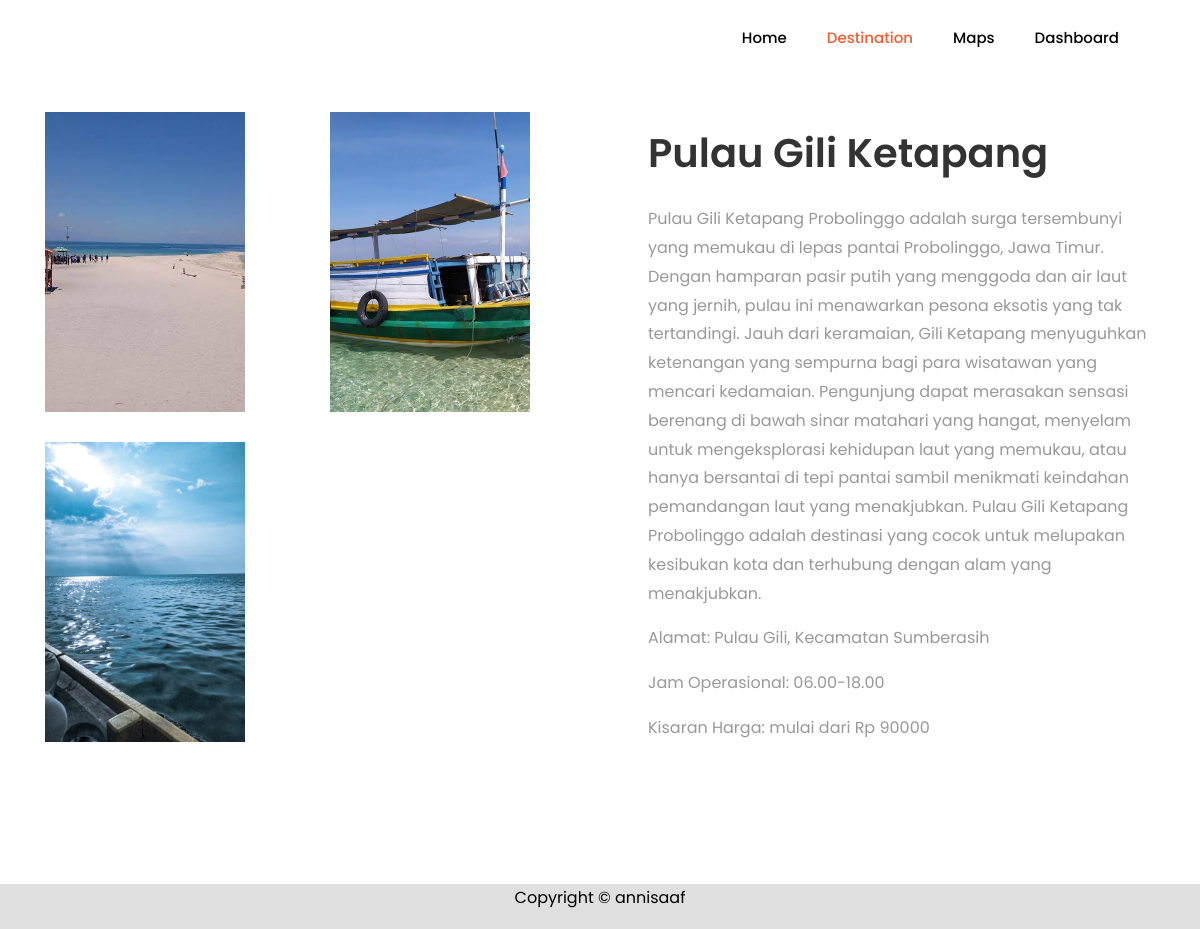
Page /tugas_akhir/konten/LK00003.php on the committed database.
### tables this page shows
CREATE TABLE `tb_konten` (
  `id_konten` varchar(255) NOT NULL,
  `id` varchar(255) NOT NULL,
  `deskripsi` longtext NOT NULL,
  `gambar_1` varchar(255) NOT NULL,
  `gambar_2` varchar(255) NOT NULL,
  `gambar_3` varchar(255) NOT NULL,
  `gambar_4` varchar(255) NOT NULL
);

CREATE TABLE `tb_lokasi` (
  `id` varchar(11) NOT NULL,
  `nama` varchar(255) NOT NULL,
  `gambar` varchar(255) NOT NULL,
  `kategori` varchar(255) NOT NULL,
  `lokasi` varchar(999) NOT NULL,
  `rate` varchar(100) NOT NULL,
  `kisaran_harga` varchar(100) NOT NULL,
  `jam_buka` varchar(255) NOT NULL,
  `latitude` varchar(255) NOT NULL,
  `longitude` varchar(255) NOT NULL,
  `redirect_link` varchar(255) NOT NULL
);

### tugas_akhir/konten/LK00003.php (the view, shortened to what this page needs)
<!DOCTYPE html>
<html lang="en">
<head>
	<link rel="stylesheet" href="https://stackpath.bootstrapcdn.com/font-awesome/4.7.0/css/font-awesome.min.css">
	<link rel="stylesheet" href="../css/animate.css">
	<link rel="stylesheet" href="../css/owl.carousel.min.css">
	<link rel="stylesheet" href="../css/owl.theme.default.min.css">
	<link rel="stylesheet" href="../css/magnific-popup.css">
	<link rel="stylesheet" href="../css/bootstrap-datepicker.css">
	<link rel="stylesheet" href="../css/jquery.timepicker.css">
	<link rel="stylesheet" href="../css/flaticon.css">
	<link rel="stylesheet" href="../css/style.css">
</head>
<body>
	<nav class="navbar navbar-expand-lg navbar-dark ftco_navbar bg-dark ftco-navbar-light" id="ftco-navbar">
		<div class="container">
			<div class="collapse navbar-collapse" id="ftco-nav">
				<ul class="navbar-nav ml-auto">
					<li class="nav-item"><a href="/tugas_akhir/index.php" class="nav-link" style="color:black;">Home</a></li>
					<li class="nav-item active"><a href="/tugas_akhir/destination.php" class="nav-link">Destination</a></li>
					<li class="nav-item"><a href="/tugas_akhir/mappings.php" class="nav-link" style="color:black;">Maps</a></li>
					<li class="nav-item"><a href="/tugas_akhir/dashboard-t/aplikasi/admin/dashboard.php" class="nav-link" style="color:black;">Dashboard</a></li>
				</ul>
			</div>
		</div>
	</nav>
    <?php
	include "../koneksi.php";
		$query =  mysqli_query($koneksi, 'SELECT * FROM tb_konten b INNER JOIN tb_lokasi j ON b.id = j.id WHERE b.id = "LK00003"');
		while ($d = mysqli_fetch_assoc($query)) {
	?>
		<section class="ftco-section services-section">
			<div class="container">
				<div class="row d-flex">
					<div class="col-md-6 order-md-last heading-section pl-md-5 ftco-animate d-flex align-items-center">
						<div class="w-100">
							<h2 class="mb-4"><?php echo $d['nama']?></h2>
							<p><?php echo $d['deskripsi']?></p>
							<p>Alamat: <?php echo $d['lokasi']?></p2>
                            <p>Jam Operasional: <?php echo $d['jam_buka']?></p2>
                            <p>Kisaran Harga: mulai dari Rp <?php echo $d['kisaran_harga']?></p2>
						</div>
					</div>
					<div class="col-md-6">
						<div class="row">
							<div class="col-md-12 col-lg-6">
								<div class="services services-1" style="background-image: url(../konten/images/<?php echo $d['gambar_1']; ?>); width:200px;height:300px;"></div>
							</div>
							<div class="col-md-12 col-lg-6">
								<div class="services services-1" style="background-image: url(../konten/images/<?php echo $d['gambar_2']; ?>); width:200px;height:300px;"></div>
							</div>
                            <div class="col-md-12 col-lg-6">
								<div class="services services-1" style="background-image: url(../konten/images/<?php echo $d['gambar_3']; ?>); width:200px;height:300px;"></div>
							</div>
							<div class="col-md-12 col-lg-6">
							</div>
							<?php } ?>
						</div>
					</div>
				</div>
			</div>
		</section>
<footer class="" style="background-color: #E0E0E0;">
	<div class="row">
		<div class="col-md-12 text-center" style="color:black">
			<p>Copyright &copy; annisaaf</a></p>
		</div>
	</div>
</footer>
</body>
</html>

### rows in the picture
tb_konten: id.nama "Pulau Gili Ketapang", deskripsi "Pulau Gili Ketapang Probolinggo adalah surga tersembunyi yang memukau di lepas pantai Probolinggo, Jawa Timur. Dengan hamparan pasir putih yang menggoda dan air laut yang jernih, pulau ini menawarkan pesona eksotis yang tak tertandingi. Jauh dari keramaian, Gili Ketapang menyuguhkan ketenangan yang sempurna bagi para wisatawan yang mencari kedamaian. Pengunjung dapat merasakan sensasi berenang di bawah sinar matahari yang hangat, menyelam untuk mengeksplorasi kehidupan laut yang memukau, atau hanya bersantai di tepi pantai sambil menikmati keindahan pemandangan laut yang menakjubkan. Pulau Gili Ketapang Probolinggo adalah destinasi yang cocok untuk melupakan kesibukan kota dan terhubung…", id.lokasi "Pulau Gili, Kecamatan Sumberasih", id.jam_buka "06.00-18.00", id.kisaran_harga "90000", gambar_1 (picture), gambar_2 (picture), gambar_3 (picture)
